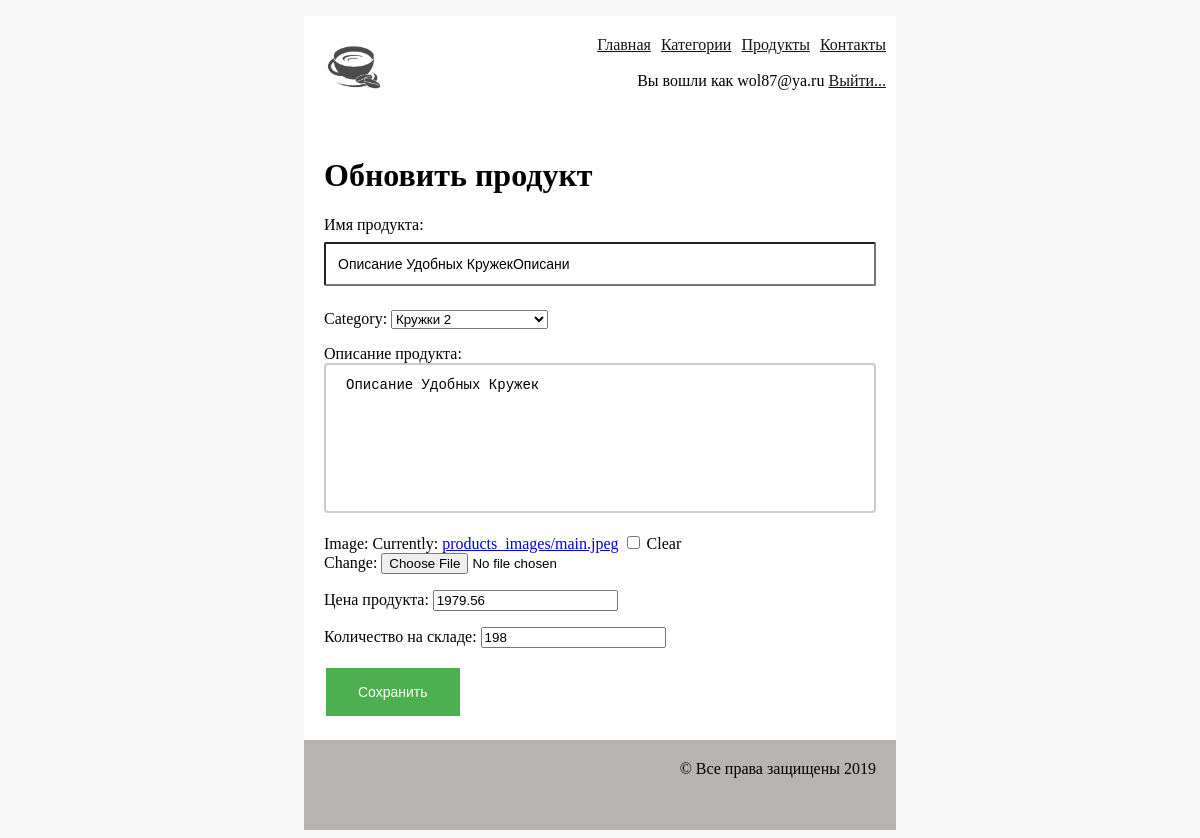
/products/1/update (signed in), run on an earlier commit of the app's database.
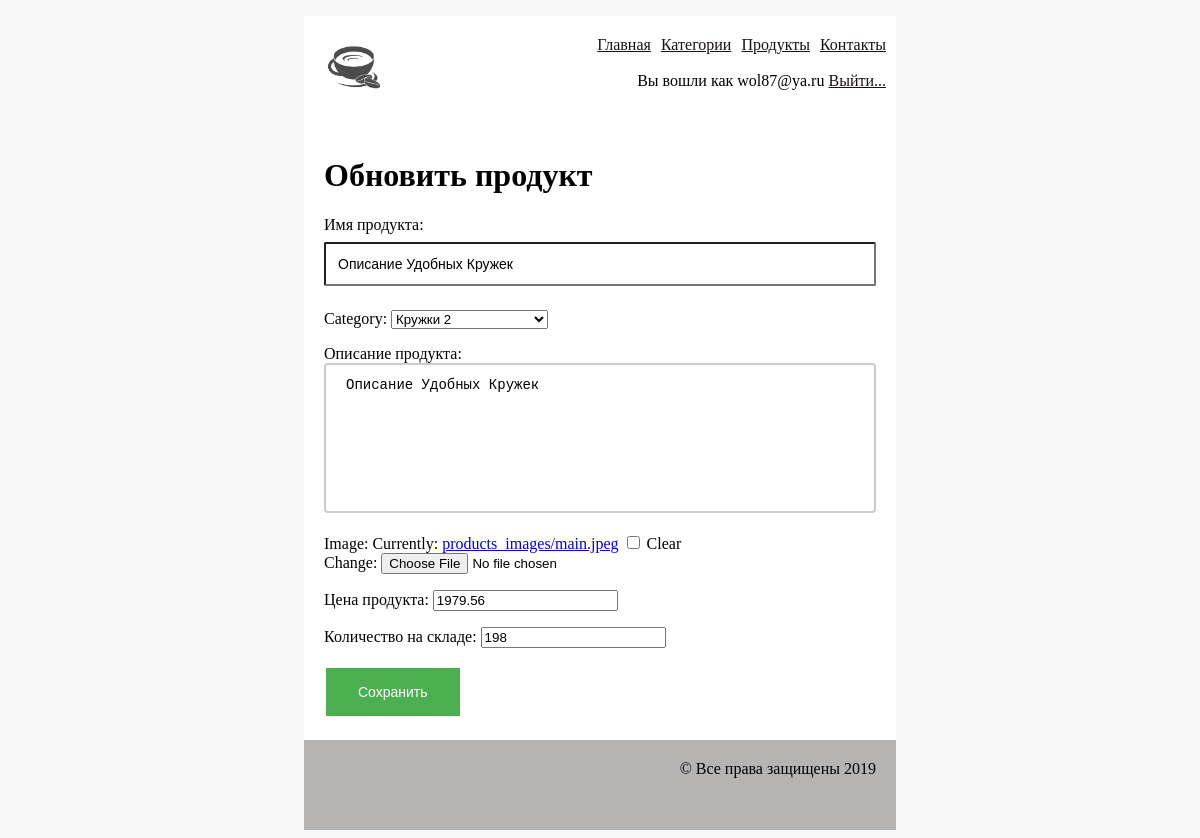
And on a later commit of the database.
### products/models/Product.py (models this page shows, shortened)
class Product(models.Model):
    category = models.ForeignKey('products.ProductCategory', on_delete=models.CASCADE)
    name = models.CharField(verbose_name='имя продукта', max_length=128, unique=True)
    image = models.ImageField(upload_to='products_images', blank=True)
    short_desc = models.CharField(verbose_name='краткое описание продукта', max_length=60, blank=True)
    description = models.TextField(verbose_name='описание продукта', blank=True)
    price = models.DecimalField(verbose_name='цена продукта', max_digits=8, decimal_places=2, default=0)
    quantity = models.PositiveIntegerField(verbose_name='количество на складе', default=0)
    modified = models.DateTimeField(
        auto_now=True
    )
    created = models.DateTimeField(
        auto_now_add=True
    )

### products/models/ProductCategory.py (models this page shows)
class ProductCategory(models.Model):
    name = models.CharField(verbose_name='имя продукта', max_length=128, unique=True)
    description = models.TextField(verbose_name='описание продукта', blank=True)
    modified = models.DateTimeField(
        auto_now=True
    )
    created = models.DateTimeField(
        auto_now_add=True
    )
    def __str__(self):
        return f"{self.name}"

### products/views/products.py (the view)
class ProductUpdate(UserPassesTestMixin, LoginRequiredMixin, UpdateView):
    model = Product
    template_name = 'product/update.html'
    fields = ['name', 'category', 'description', 'image', 'price', 'quantity']
    success_url = reverse_lazy('product:list')
    def test_func(self):
        user = self.request.user
        return user.has_perm('product.can_update')

### products/templates/product/update.html
{% extends "mainapp/base.html" %}
{% load staticfiles %}
{% block content %}
<div class='content'>
    <h1>Обновить продукт</h1>
    {% include "components/form.html" %}
</div>
{% endblock content %}

### mainapp/templates/components/form.html (shortened to what this page needs)
<form method="POST" enctype="multipart/form-data" class="user">
    {{ form.as_p }}
    {% if button_name %}
        <input type="submit" class="btn btn-primary btn-user btn-block" value="{{ button_name }}">
    {% else %}
        <input type="submit" class="btn btn-primary btn-user btn-block" value="Сохранить">
    {% endif %}
</form>

What changed in the data, as far as the page shows it:
changed Product "Кружки 2": name "Описание Удобных КружекОписани" → "Описание Удобных Кружек"
